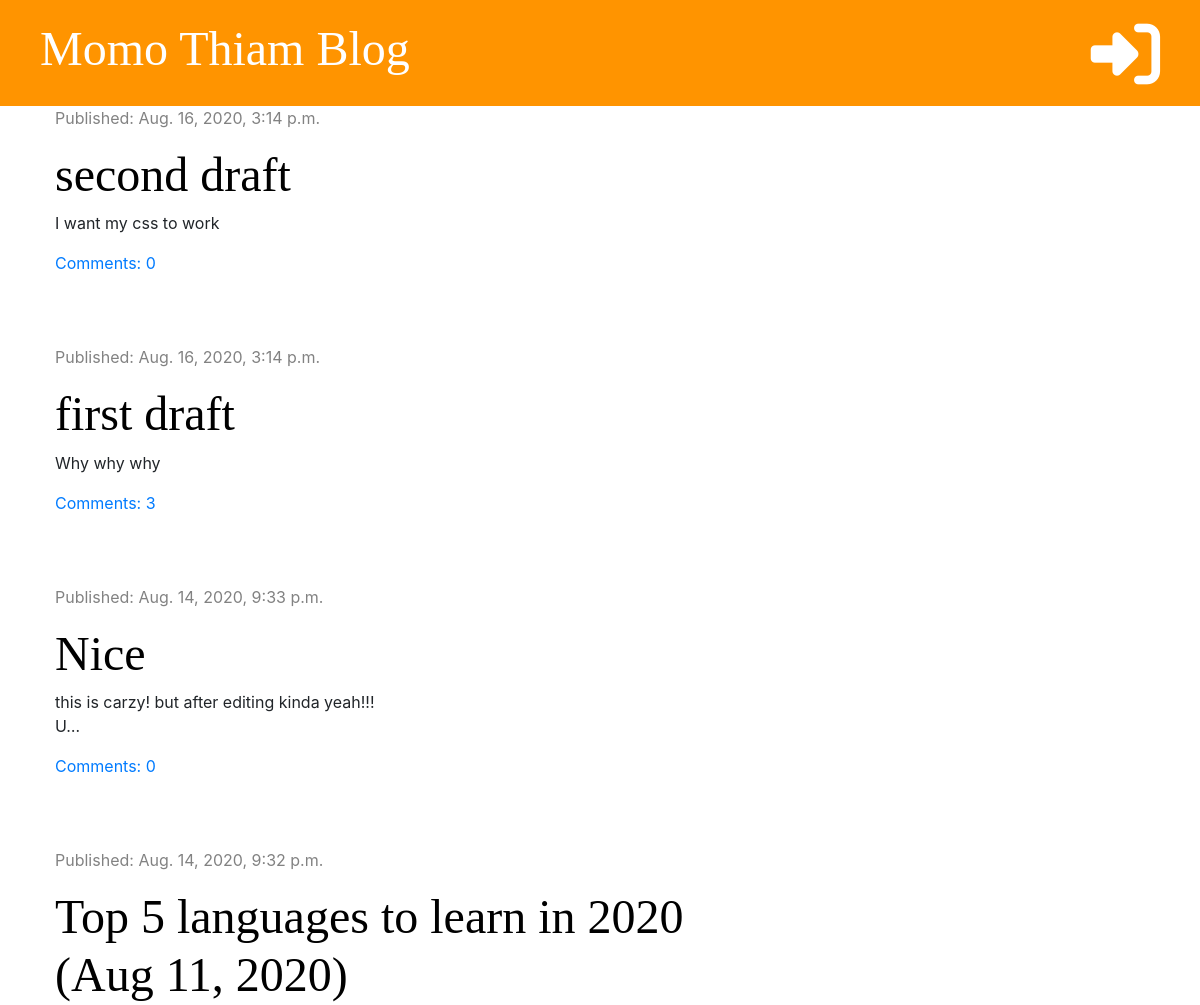
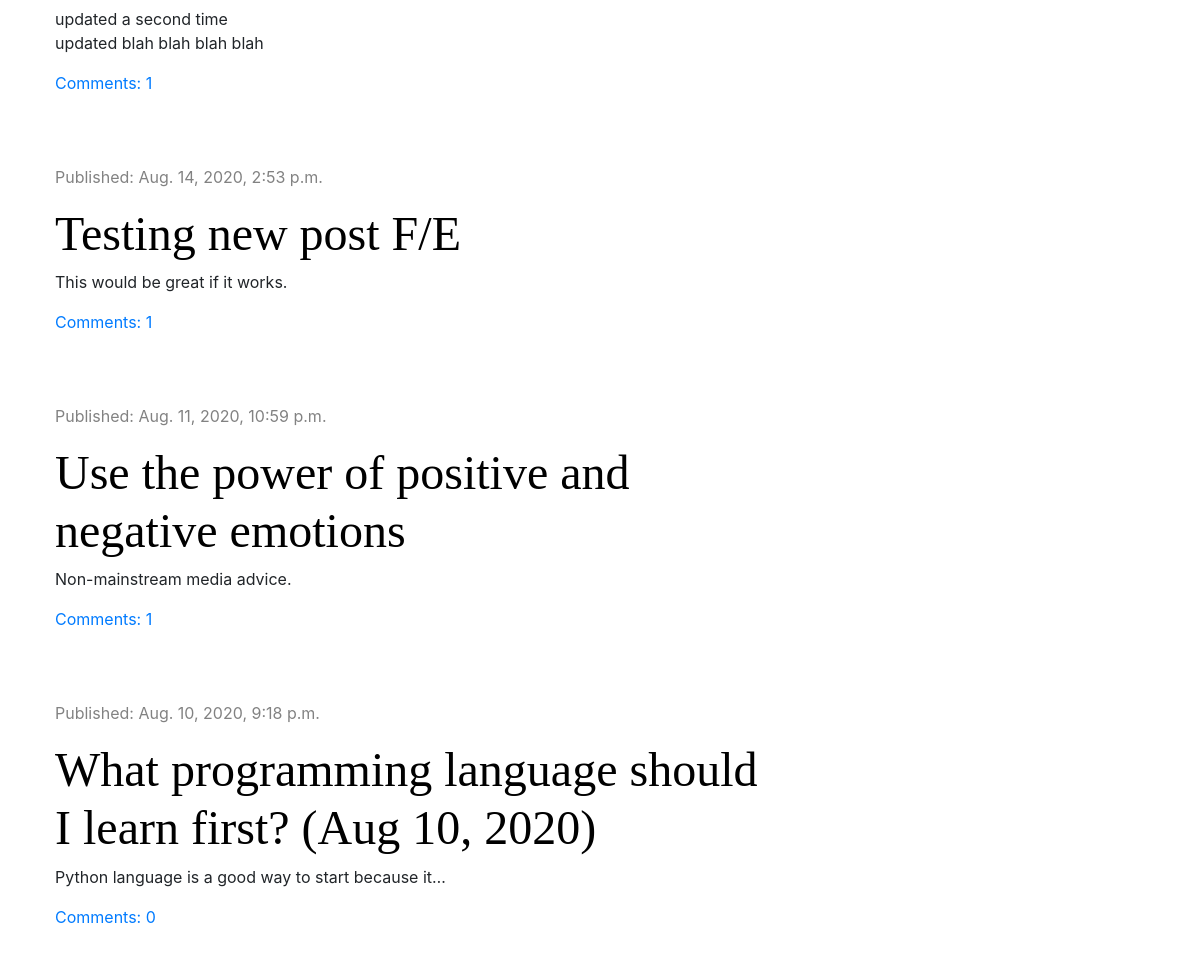
The page / on the database its author committed (2 pictures, top to bottom).
### blog/models.py (models this page shows, shortened)
class Post(models.Model):
    author = models.ForeignKey('auth.User', on_delete=models.CASCADE)
    title = models.CharField(max_length=200)
    text = models.TextField()
    created_date = models.DateTimeField(default=timezone.now)
    published_date = models.DateTimeField(blank=True, null=True)
    def approved_comments(self):
        return self.comments.filter(approved=True)

### blog/views.py (the view)
# urls.py: path('', views.post_list, name='post_list'),
def post_list(request):
    posts = Post.objects.filter(published_date__lte=timezone.now()).order_by('-published_date')
    stuff_for_frontend = {'posts': posts}
    return render(request, 'blog/post_list.html', stuff_for_frontend)

### blog/templates/blog/post_list.html (shortened to what this page needs)
{% extends 'blog/base.html' %}
{% block content %}
    {% for post in posts %}
        <div class="post">
            <div class="date">
                <p>Published: {{ post.published_date }}</p>
            </div>
            <h1><a href="{% url 'post_detail' pk=post.pk %}">{{ post.title }}</a></h1>
            <p>{{ post.text|truncatechars:50|linebreaksbr }}</p>
            <a href="{% url 'post_detail' pk=post.pk %}">Comments: {{ post.approved_comments.count }}</a>
        </div>
    {% endfor %}
{% endblock %}

### blog/static/css/blog.css (style rules this page uses)
h1, h2, h3, h4 { font-family: 'Tangerine', 'Inconsalata', 'Droid Sans', serif; font-size: 48px; }
.date { color: #828282 }
.post { margin-bottom: 70px; }
.post h1 a { color: #000000; }

### rows shown on the page
Post: published_date "Aug. 16, 2020, 3:14 p.m.", title "second draft", text "I want my css to work", approved_comments.count "0"
Post: published_date "Aug. 16, 2020, 3:14 p.m.", title "first draft", text "Why why why", approved_comments.count "3"
Post: published_date "Aug. 14, 2020, 9:33 p.m.", title "Nice", text "this is carzy! but after editing kinda yeah!!! U…", approved_comments.count "0"
Post: published_date "Aug. 14, 2020, 9:32 p.m.", title "Top 5 languages to learn in 2020 (Aug 11, 2020)", text "updated a second time updated blah blah blah blah", approved_comments.count "1"
Post: published_date "Aug. 14, 2020, 2:53 p.m.", title "Testing new post F/E", text "This would be great if it works.", approved_comments.count "1"
Post: published_date "Aug. 11, 2020, 10:59 p.m.", title "Use the power of positive and negative emotions", text "Non-mainstream media advice.", approved_comments.count "1"
Post: published_date "Aug. 10, 2020, 9:18 p.m.", title "What programming language should I learn first? (Aug 10, 2020)", text "Python language is a good way to start because it…", approved_comments.count "0"
